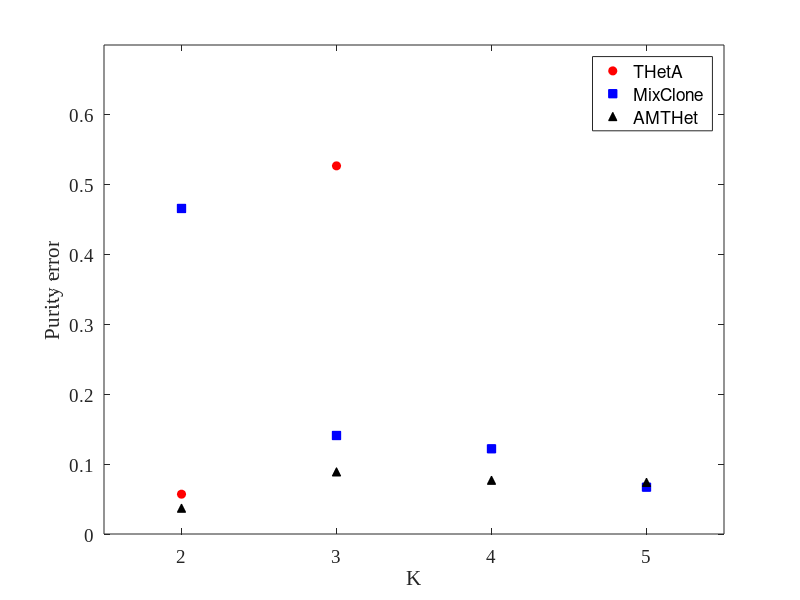
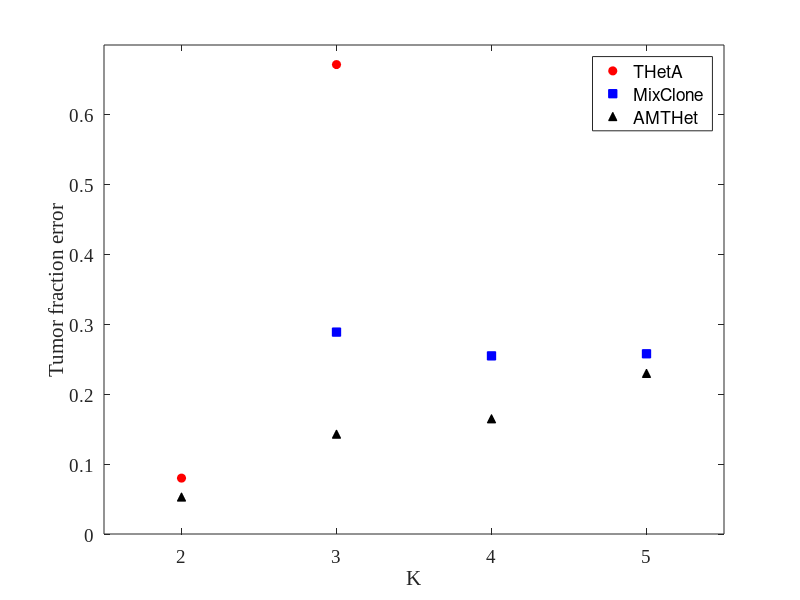
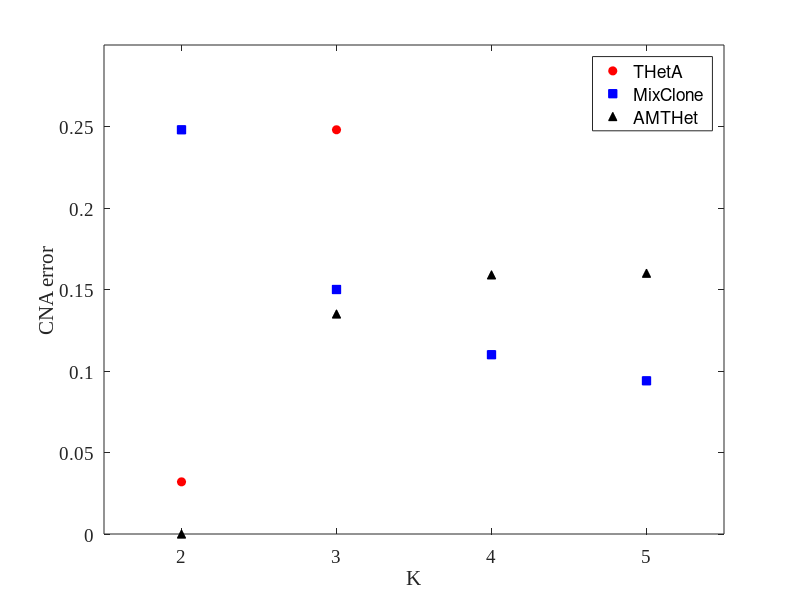
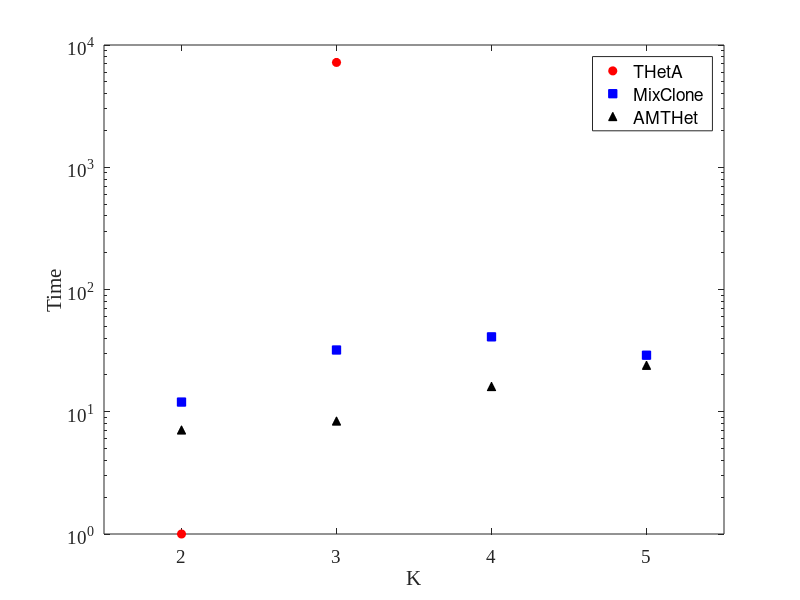

Write MATLAB code to recreate these figures, in order.
%% Script to make plots for ACM-BCB paper from results on spreadsheet

clear
close all

set(groot,'DefaultAxesFontSize',14);

%% For m=10 intervals, varying number of populations (n=2,3,4,5)
n_arr = 2:5;
pu_err = [0.057,0.466,0.037;
          0.527,0.141,0.089;
          NaN,0.122,0.077;
          NaN,0.067,0.074];
tf_err = [0.08,0.701,0.053;
          0.672,0.289,0.143;
          NaN,0.255,0.165;
          NaN,0.258,0.23];

cna_err = [0.032,0.248,0.0;
          0.248,0.15,0.135;
          NaN,0.11,0.159;
          NaN,0.094,0.16];
      
cpu_time = [1, 12, 7.1;
            7200, 32, 8.4;
            NaN, 41, 16.1;
            NaN, 29, 24];
      
figure(1);
h = plot(n_arr,pu_err);
set(h,{'Marker'},{'o';'s';'^'},{'Color'},{'r';'b';'k'},{'MarkerEdgeColor'},{'r';'b';'k'},...
    {'MarkerFaceColor'},{'r';'b';'k'},{'LineStyle'},{'None';'None';'None'})
xlabel('K')
ylabel('Purity error')
xlim([1.5,5.5])
ylim([0,0.7])
legend({'THetA','MixClone','AMTHet'})
set(gca,'FontName','Times New Roman','Color','W')
set(gcf, 'Color','W')

figure(2);
h = plot(n_arr,tf_err);
set(h,{'Marker'},{'o';'s';'^'},{'Color'},{'r';'b';'k'},{'MarkerEdgeColor'},{'r';'b';'k'},...
    {'MarkerFaceColor'},{'r';'b';'k'},{'LineStyle'},{'None';'None';'None'})
xlabel('K')
ylabel('Tumor fraction error')
xlim([1.5,5.5])
ylim([0,0.7])
legend({'THetA','MixClone','AMTHet'})
set(gca,'FontName','Times New Roman','Color','W')
set(gcf, 'Color','W')

figure(3);
h = plot(n_arr,cna_err);
set(h,{'Marker'},{'o';'s';'^'},{'Color'},{'r';'b';'k'},{'MarkerEdgeColor'},{'r';'b';'k'},...
    {'MarkerFaceColor'},{'r';'b';'k'},{'LineStyle'},{'None';'None';'None'})
xlabel('K')
ylabel('CNA error')
xlim([1.5,5.5])
ylim([0,0.3])
legend({'THetA','MixClone','AMTHet'}')
set(gca,'FontName','Times New Roman','Color','W')
set(gcf, 'Color','W')

figure(4);
h = semilogy(n_arr,cpu_time);
set(h,{'Marker'},{'o';'s';'^'},{'Color'},{'r';'b';'k'},{'MarkerEdgeColor'},{'r';'b';'k'},...
    {'MarkerFaceColor'},{'r';'b';'k'},{'LineStyle'},{'None';'None';'None'})
xlabel('K')
ylabel('Time')
xlim([1.5,5.5])
% ylim([0,0.3])
legend({'THetA','MixClone','AMTHet'}')
set(gca,'FontName','Times New Roman','Color','W')
set(gcf, 'Color','W')
